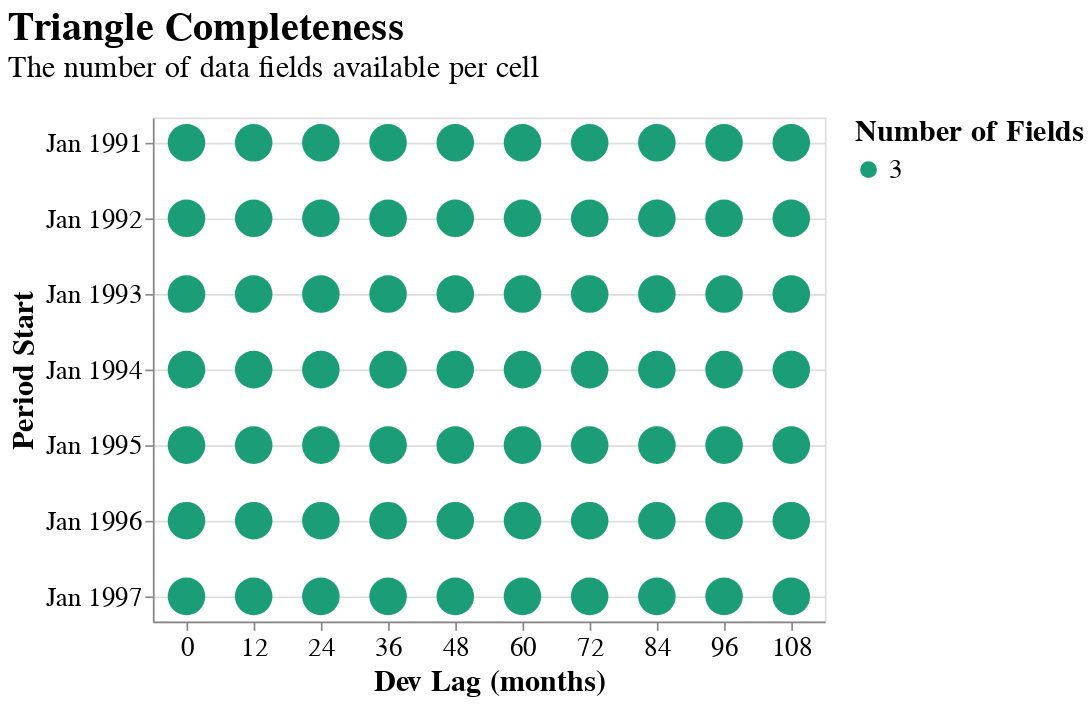

Notebook source saved alongside this figure:
### Code cell
recent_tri = meyers.clip(min_period=date(1991, 1, 1))
recent_tri.plot_data_completeness()

### Figure 1 — Vega-Lite specification as saved in the notebook (floating-point values rounded to 4 significant figures)
{"autosize": {"contains": "content", "resize": true}, "config": {"style": {"group-title": {"fontSize": 24}, "group-subtitle": {"fontSize": 18}, "guide-label": {"fontSize": 16, "font": "sans-serif"}, "guide-title": {"fontSize": 18, "font": "sans-serif"}}, "mark": {"color": "#1f8fff"}, "title": {"anchor": "start", "offset": 20}, "legend": {"orient": "right", "titleAnchor": "start", "layout": {"direction": "vertical"}, "labelFontSize": 16.0, "titleFontSize": 18.0}, "axis": {"labelFontSize": 16.0, "titleFontSize": 18.0}}, "data": {"values": [{"period_start": "1991-01-01T00:00:00", "period_end": "1991-12-31T00:00:00", "evaluation_date": "1991-12-31T00:00:00", "dev_lag": 0.0, "Number of Fields": 3, "Fields": "Paid Loss ($1,657,000), Reported Loss ($2,305,000), Earned Premium ($5,165,000)"}, {"period_start": "1991-01-01T00:00:00", "period_end": "1991-12-31T00:00:00", "evaluation_date": "1992-12-31T00:00:00", "dev_lag": 12.0, "Number of Fields": 3, "Fields": "Paid Loss ($2,685,000), Reported Loss ($3,473,000), Earned Premium ($5,165,000)"}, {"period_start": "1991-01-01T00:00:00", "period_end": "1991-12-31T00:00:00", "evaluation_date": "1993-12-31T00:00:00", "dev_lag": 24.0, "Number of Fields": 3, "Fields": "Paid Loss ($3,169,000), Reported Loss ($3,713,000), Earned Premium ($5,165,000)"}, {"period_start": "1991-01-01T00:00:00", "period_end": "1991-12-31T00:00:00", "evaluation_date": "1994-12-31T00:00:00", "dev_lag": 36.0, "Number of Fields": 3, "Fields": "Paid Loss ($3,600,000), Reported Loss ($4,018,000), Earned Premium ($5,165,000)"}, {"period_start": "1991-01-01T00:00:00", "period_end": "1991-12-31T00:00:00", "evaluation_date": "1995-12-31T00:00:00", "dev_lag": 48.0, "Number of Fields": 3, "Fields": "Paid Loss ($3,900,000), Reported Loss ($4,295,000), Earned Premium ($5,165,000)"}, {"period_start": "1991-01-01T00:00:00", "period_end": "1991-12-31T00:00:00", "evaluation_date": "1996-12-31T00:00:00", "dev_lag": 60.0, "Number of Fields": 3, "Fields": "Paid Loss ($4,320,000), Reported Loss ($4,334,000), Earned Premium ($5,165,000)"}, {"period_start": "1991-01-01T00:00:00", "period_end": "1991-12-31T00:00:00", "evaluation_date": "1997-12-31T00:00:00", "dev_lag": 72.0, "Number of Fields": 3, "Fields": "Paid Loss ($4,332,000), Reported Loss ($4,343,000), Earned Premium ($5,165,000)"}, {"period_start": "1991-01-01T00:00:00", "period_end": "1991-12-31T00:00:00", "evaluation_date": "1998-12-31T00:00:00", "dev_lag": 84.0, "Number of Fields": 3, "Fields": "Paid Loss ($4,338,000), Reported Loss ($4,340,000), Earned Premium ($5,165,000)"}, {"period_start": "1991-01-01T00:00:00", "period_end": "1991-12-31T00:00:00", "evaluation_date": "1999-12-31T00:00:00", "dev_lag": 96.0, "Number of Fields": 3, "Fields": "Paid Loss ($4,341,000), Reported Loss ($4,342,000), Earned Premium ($5,165,000)"}, {"period_start": "1991-01-01T00:00:00", "period_end": "1991-12-31T00:00:00", "evaluation_date": "2000-12-31T00:00:00", "dev_lag": 108.0, "Number of Fields": 3, "Fields": "Paid Loss ($4,341,000), Reported Loss ($4,341,000), Earned Premium ($5,165,000)"}, {"period_start": "1992-01-01T00:00:00", "period_end": "1992-12-31T00:00:00", "evaluation_date": "1992-12-31T00:00:00", "dev_lag": 0.0, "Number of Fields": 3, "Fields": "Paid Loss ($932,000), Reported Loss ($1,832,000), Earned Premium ($5,214,000)"}, {"period_start": "1992-01-01T00:00:00", "period_end": "1992-12-31T00:00:00", "evaluation_date": "1993-12-31T00:00:00", "dev_lag": 12.0, "Number of Fields": 3, "Fields": "Paid Loss ($1,940,000), Reported Loss ($2,625,000), Earned Premium ($5,214,000)"}, {"period_start": "1992-01-01T00:00:00", "period_end": "1992-12-31T00:00:00", "evaluation_date": "1994-12-31T00:00:00", "dev_lag": 24.0, "Number of Fields": 3, "Fields": "Paid Loss ($2,626,000), Reported Loss ($3,086,000), Earned Premium ($5,214,000)"}, {"period_start": "1992-01-01T00:00:00", "period_end": "1992-12-31T00:00:00", "evaluation_date": "1995-12-31T00:00:00", "dev_lag": 36.0, "Number of Fields": 3, "Fields": "Paid Loss ($3,332,000), Reported Loss ($3,493,000), Earned Premium ($5,214,000)"}, {"period_start": "1992-01-01T00:00:00", "period_end": "1992-12-31T00:00:00", "evaluation_date": "1996-12-31T00:00:00", "dev_lag": 48.0, "Number of Fields": 3, "Fields": "Paid Loss ($3,368,000), Reported Loss ($3,521,000), Earned Premium ($5,214,000)"}, {"period_start": "1992-01-01T00:00:00", "period_end": "1992-12-31T00:00:00", "evaluation_date": "1997-12-31T00:00:00", "dev_lag": 60.0, "Number of Fields": 3, "Fields": "Paid Loss ($3,491,000), Reported Loss ($3,563,000), Earned Premium ($5,214,000)"}, {"period_start": "1992-01-01T00:00:00", "period_end": "1992-12-31T00:00:00", "evaluation_date": "1998-12-31T00:00:00", "dev_lag": 72.0, "Number of Fields": 3, "Fields": "Paid Loss ($3,531,000), Reported Loss ($3,542,000), Earned Premium ($5,214,000)"}, {"period_start": "1992-01-01T00:00:00", "period_end": "1992-12-31T00:00:00", "evaluation_date": "1999-12-31T00:00:00", "dev_lag": 84.0, "Number of Fields": 3, "Fields": "Paid Loss ($3,540,000), Reported Loss ($3,541,000), Earned Premium ($5,214,000)"}, {"period_start": "1992-01-01T00:00:00", "period_end": "1992-12-31T00:00:00", "evaluation_date": "2000-12-31T00:00:00", "dev_lag": 96.0, "Number of Fields": 3, "Fields": "Paid Loss ($3,540,000), Reported Loss ($3,541,000), Earned Premium ($5,214,000)"}, {"period_start": "1992-01-01T00:00:00", "period_end": "1992-12-31T00:00:00", "evaluation_date": "2001-12-31T00:00:00", "dev_lag": 108.0, "Number of Fields": 3, "Fields": "Paid Loss ($3,583,000), Reported Loss ($3,587,000), Earned Premium ($5,214,000)"}, {"period_start": "1993-01-01T00:00:00", "period_end": "1993-12-31T00:00:00", "evaluation_date": "1993-12-31T00:00:00", "dev_lag": 0.0, "Number of Fields": 3, "Fields": "Paid Loss ($1,162,000), Reported Loss ($2,289,000), Earned Premium ($5,230,000)"}, {"period_start": "1993-01-01T00:00:00", "period_end": "1993-12-31T00:00:00", "evaluation_date": "1994-12-31T00:00:00", "dev_lag": 12.0, "Number of Fields": 3, "Fields": "Paid Loss ($2,402,000), Reported Loss ($3,160,000), Earned Premium ($5,230,000)"}, {"period_start": "1993-01-01T00:00:00", "period_end": "1993-12-31T00:00:00", "evaluation_date": "1995-12-31T00:00:00", "dev_lag": 24.0, "Number of Fields": 3, "Fields": "Paid Loss ($2,799,000), Reported Loss ($3,154,000), Earned Premium ($5,230,000)"}, {"period_start": "1993-01-01T00:00:00", "period_end": "1993-12-31T00:00:00", "evaluation_date": "1996-12-31T00:00:00", "dev_lag": 36.0, "Number of Fields": 3, "Fields": "Paid Loss ($2,996,000), Reported Loss ($3,204,000), Earned Premium ($5,230,000)"}, {"period_start": "1993-01-01T00:00:00", "period_end": "1993-12-31T00:00:00", "evaluation_date": "1997-12-31T00:00:00", "dev_lag": 48.0, "Number of Fields": 3, "Fields": "Paid Loss ($3,034,000), Reported Loss ($3,190,000), Earned Premium ($5,230,000)"}, {"period_start": "1993-01-01T00:00:00", "period_end": "1993-12-31T00:00:00", "evaluation_date": "1998-12-31T00:00:00", "dev_lag": 60.0, "Number of Fields": 3, "Fields": "Paid Loss ($3,042,000), Reported Loss ($3,206,000), Earned Premium ($5,230,000)"}, {"period_start": "1993-01-01T00:00:00", "period_end": "1993-12-31T00:00:00", "evaluation_date": "1999-12-31T00:00:00", "dev_lag": 72.0, "Number of Fields": 3, "Fields": "Paid Loss ($3,230,000), Reported Loss ($3,351,000), Earned Premium ($5,230,000)"}, {"period_start": "1993-01-01T00:00:00", "period_end": "1993-12-31T00:00:00", "evaluation_date": "2000-12-31T00:00:00", "dev_lag": 84.0, "Number of Fields": 3, "Fields": "Paid Loss ($3,238,000), Reported Loss ($3,289,000), Earned Premium ($5,230,000)"}, {"period_start": "1993-01-01T00:00:00", "period_end": "1993-12-31T00:00:00", "evaluation_date": "2001-12-31T00:00:00", "dev_lag": 96.0, "Number of Fields": 3, "Fields": "Paid Loss ($3,241,000), Reported Loss ($3,267,000), Earned Premium ($5,230,000)"}, {"period_start": "1993-01-01T00:00:00", "period_end": "1993-12-31T00:00:00", "evaluation_date": "2002-12-31T00:00:00", "dev_lag": 108.0, "Number of Fields": 3, "Fields": "Paid Loss ($3,268,000), Reported Loss ($3,268,000), Earned Premium ($5,230,000)"}, {"period_start": "1994-01-01T00:00:00", "period_end": "1994-12-31T00:00:00", "evaluation_date": "1994-12-31T00:00:00", "dev_lag": 0.0, "Number of Fields": 3, "Fields": "Paid Loss ($1,478,000), Reported Loss ($2,881,000), Earned Premium ($4,992,000)"}, {"period_start": "1994-01-01T00:00:00", "period_end": "1994-12-31T00:00:00", "evaluation_date": "1995-12-31T00:00:00", "dev_lag": 12.0, "Number of Fields": 3, "Fields": "Paid Loss ($2,980,000), Reported Loss ($4,254,000), Earned Premium ($4,992,000)"}, {"period_start": "1994-01-01T00:00:00", "period_end": "1994-12-31T00:00:00", "evaluation_date": "1996-12-31T00:00:00", "dev_lag": 24.0, "Number of Fields": 3, "Fields": "Paid Loss ($3,945,000), Reported Loss ($4,841,000), Earned Premium ($4,992,000)"}, {"period_start": "1994-01-01T00:00:00", "period_end": "1994-12-31T00:00:00", "evaluation_date": "1997-12-31T00:00:00", "dev_lag": 36.0, "Number of Fields": 3, "Fields": "Paid Loss ($4,714,000), Reported Loss ($5,176,000), Earned Premium ($4,992,000)"}, {"period_start": "1994-01-01T00:00:00", "period_end": "1994-12-31T00:00:00", "evaluation_date": "1998-12-31T00:00:00", "dev_lag": 48.0, "Number of Fields": 3, "Fields": "Paid Loss ($5,462,000), Reported Loss ($5,551,000), Earned Premium ($4,992,000)"}, {"period_start": "1994-01-01T00:00:00", "period_end": "1994-12-31T00:00:00", "evaluation_date": "1999-12-31T00:00:00", "dev_lag": 60.0, "Number of Fields": 3, "Fields": "Paid Loss ($5,680,000), Reported Loss ($5,689,000), Earned Premium ($4,992,000)"}, {"period_start": "1994-01-01T00:00:00", "period_end": "1994-12-31T00:00:00", "evaluation_date": "2000-12-31T00:00:00", "dev_lag": 72.0, "Number of Fields": 3, "Fields": "Paid Loss ($5,682,000), Reported Loss ($5,683,000), Earned Premium ($4,992,000)"}, {"period_start": "1994-01-01T00:00:00", "period_end": "1994-12-31T00:00:00", "evaluation_date": "2001-12-31T00:00:00", "dev_lag": 84.0, "Number of Fields": 3, "Fields": "Paid Loss ($5,683,000), Reported Loss ($5,688,000), Earned Premium ($4,992,000)"}, {"period_start": "1994-01-01T00:00:00", "period_end": "1994-12-31T00:00:00", "evaluation_date": "2002-12-31T00:00:00", "dev_lag": 96.0, "Number of Fields": 3, "Fields": "Paid Loss ($5,684,000), Reported Loss ($5,684,000), Earned Premium ($4,992,000)"}, {"period_start": "1994-01-01T00:00:00", "period_end": "1994-12-31T00:00:00", "evaluation_date": "2003-12-31T00:00:00", "dev_lag": 108.0, "Number of Fields": 3, "Fields": "Paid Loss ($5,684,000), Reported Loss ($5,684,000), Earned Premium ($4,992,000)"}, {"period_start": "1995-01-01T00:00:00", "period_end": "1995-12-31T00:00:00", "evaluation_date": "1995-12-31T00:00:00", "dev_lag": 0.0, "Number of Fields": 3, "Fields": "Paid Loss ($1,240,000), Reported Loss ($2,849,000), Earned Premium ($5,466,000)"}, {"period_start": "1995-01-01T00:00:00", "period_end": "1995-12-31T00:00:00", "evaluation_date": "1996-12-31T00:00:00", "dev_lag": 12.0, "Number of Fields": 3, "Fields": "Paid Loss ($2,080,000), Reported Loss ($2,956,000), Earned Premium ($5,466,000)"}, {"period_start": "1995-01-01T00:00:00", "period_end": "1995-12-31T00:00:00", "evaluation_date": "1997-12-31T00:00:00", "dev_lag": 24.0, "Number of Fields": 3, "Fields": "Paid Loss ($2,607,000), Reported Loss ($3,382,000), Earned Premium ($5,466,000)"}, {"period_start": "1995-01-01T00:00:00", "period_end": "1995-12-31T00:00:00", "evaluation_date": "1998-12-31T00:00:00", "dev_lag": 36.0, "Number of Fields": 3, "Fields": "Paid Loss ($3,080,000), Reported Loss ($3,755,000), Earned Premium ($5,466,000)"}, {"period_start": "1995-01-01T00:00:00", "period_end": "1995-12-31T00:00:00", "evaluation_date": "1999-12-31T00:00:00", "dev_lag": 48.0, "Number of Fields": 3, "Fields": "Paid Loss ($3,678,000), Reported Loss ($4,148,000), Earned Premium ($5,466,000)"}, {"period_start": "1995-01-01T00:00:00", "period_end": "1995-12-31T00:00:00", "evaluation_date": "2000-12-31T00:00:00", "dev_lag": 60.0, "Number of Fields": 3, "Fields": "Paid Loss ($4,002,000), Reported Loss ($4,123,000), Earned Premium ($5,466,000)"}, {"period_start": "1995-01-01T00:00:00", "period_end": "1995-12-31T00:00:00", "evaluation_date": "2001-12-31T00:00:00", "dev_lag": 72.0, "Number of Fields": 3, "Fields": "Paid Loss ($4,117,000), Reported Loss ($4,126,000), Earned Premium ($5,466,000)"}, {"period_start": "1995-01-01T00:00:00", "period_end": "1995-12-31T00:00:00", "evaluation_date": "2002-12-31T00:00:00", "dev_lag": 84.0, "Number of Fields": 3, "Fields": "Paid Loss ($4,125,000), Reported Loss ($4,127,000), Earned Premium ($5,466,000)"}, {"period_start": "1995-01-01T00:00:00", "period_end": "1995-12-31T00:00:00", "evaluation_date": "2003-12-31T00:00:00", "dev_lag": 96.0, "Number of Fields": 3, "Fields": "Paid Loss ($4,128,000), Reported Loss ($4,128,000), Earned Premium ($5,466,000)"}, {"period_start": "1995-01-01T00:00:00", "period_end": "1995-12-31T00:00:00", "evaluation_date": "2004-12-31T00:00:00", "dev_lag": 108.0, "Number of Fields": 3, "Fields": "Paid Loss ($4,128,000), Reported Loss ($4,128,000), Earned Premium ($5,466,000)"}, {"period_start": "1996-01-01T00:00:00", "period_end": "1996-12-31T00:00:00", "evaluation_date": "1996-12-31T00:00:00", "dev_lag": 0.0, "Number of Fields": 3, "Fields": "Paid Loss ($1,326,000), Reported Loss ($2,541,000), Earned Premium ($5,226,000)"}, {"period_start": "1996-01-01T00:00:00", "period_end": "1996-12-31T00:00:00", "evaluation_date": "1997-12-31T00:00:00", "dev_lag": 12.0, "Number of Fields": 3, "Fields": "Paid Loss ($2,412,000), Reported Loss ($3,307,000), Earned Premium ($5,226,000)"}, {"period_start": "1996-01-01T00:00:00", "period_end": "1996-12-31T00:00:00", "evaluation_date": "1998-12-31T00:00:00", "dev_lag": 24.0, "Number of Fields": 3, "Fields": "Paid Loss ($3,367,000), Reported Loss ($3,789,000), Earned Premium ($5,226,000)"}, {"period_start": "1996-01-01T00:00:00", "period_end": "1996-12-31T00:00:00", "evaluation_date": "1999-12-31T00:00:00", "dev_lag": 36.0, "Number of Fields": 3, "Fields": "Paid Loss ($3,843,000), Reported Loss ($3,973,000), Earned Premium ($5,226,000)"}, {"period_start": "1996-01-01T00:00:00", "period_end": "1996-12-31T00:00:00", "evaluation_date": "2000-12-31T00:00:00", "dev_lag": 48.0, "Number of Fields": 3, "Fields": "Paid Loss ($3,965,000), Reported Loss ($4,031,000), Earned Premium ($5,226,000)"}, {"period_start": "1996-01-01T00:00:00", "period_end": "1996-12-31T00:00:00", "evaluation_date": "2001-12-31T00:00:00", "dev_lag": 60.0, "Number of Fields": 3, "Fields": "Paid Loss ($4,127,000), Reported Loss ($4,157,000), Earned Premium ($5,226,000)"}, {"period_start": "1996-01-01T00:00:00", "period_end": "1996-12-31T00:00:00", "evaluation_date": "2002-12-31T00:00:00", "dev_lag": 72.0, "Number of Fields": 3, "Fields": "Paid Loss ($4,133,000), Reported Loss ($4,143,000), Earned Premium ($5,226,000)"}, {"period_start": "1996-01-01T00:00:00", "period_end": "1996-12-31T00:00:00", "evaluation_date": "2003-12-31T00:00:00", "dev_lag": 84.0, "Number of Fields": 3, "Fields": "Paid Loss ($4,141,000), Reported Loss ($4,142,000), Earned Premium ($5,226,000)"}, {"period_start": "1996-01-01T00:00:00", "period_end": "1996-12-31T00:00:00", "evaluation_date": "2004-12-31T00:00:00", "dev_lag": 96.0, "Number of Fields": 3, "Fields": "Paid Loss ($4,142,000), Reported Loss ($4,144,000), Earned Premium ($5,226,000)"}, {"period_start": "1996-01-01T00:00:00", "period_end": "1996-12-31T00:00:00", "evaluation_date": "2005-12-31T00:00:00", "dev_lag": 108.0, "Number of Fields": 3, "Fields": "Paid Loss ($4,144,000), Reported Loss ($4,144,000), Earned Premium ($5,226,000)"}, {"period_start": "1997-01-01T00:00:00", "period_end": "1997-12-31T00:00:00", "evaluation_date": "1997-12-31T00:00:00", "dev_lag": 0.0, "Number of Fields": 3, "Fields": "Paid Loss ($1,413,000), Reported Loss ($2,203,000), Earned Premium ($4,962,000)"}, {"period_start": "1997-01-01T00:00:00", "period_end": "1997-12-31T00:00:00", "evaluation_date": "1998-12-31T00:00:00", "dev_lag": 12.0, "Number of Fields": 3, "Fields": "Paid Loss ($2,683,000), Reported Loss ($2,934,000), Earned Premium ($4,962,000)"}, {"period_start": "1997-01-01T00:00:00", "period_end": "1997-12-31T00:00:00", "evaluation_date": "1999-12-31T00:00:00", "dev_lag": 24.0, "Number of Fields": 3, "Fields": "Paid Loss ($3,173,000), Reported Loss ($3,608,000), Earned Premium ($4,962,000)"}, {"period_start": "1997-01-01T00:00:00", "period_end": "1997-12-31T00:00:00", "evaluation_date": "2000-12-31T00:00:00", "dev_lag": 36.0, "Number of Fields": 3, "Fields": "Paid Loss ($3,674,000), Reported Loss ($3,977,000), Earned Premium ($4,962,000)"}, {"period_start": "1997-01-01T00:00:00", "period_end": "1997-12-31T00:00:00", "evaluation_date": "2001-12-31T00:00:00", "dev_lag": 48.0, "Number of Fields": 3, "Fields": "Paid Loss ($3,805,000), Reported Loss ($4,040,000), Earned Premium ($4,962,000)"}, {"period_start": "1997-01-01T00:00:00", "period_end": "1997-12-31T00:00:00", "evaluation_date": "2002-12-31T00:00:00", "dev_lag": 60.0, "Number of Fields": 3, "Fields": "Paid Loss ($4,005,000), Reported Loss ($4,121,000), Earned Premium ($4,962,000)"}, {"period_start": "1997-01-01T00:00:00", "period_end": "1997-12-31T00:00:00", "evaluation_date": "2003-12-31T00:00:00", "dev_lag": 72.0, "Number of Fields": 3, "Fields": "Paid Loss ($4,020,000), Reported Loss ($4,147,000), Earned Premium ($4,962,000)"}, {"period_start": "1997-01-01T00:00:00", "period_end": "1997-12-31T00:00:00", "evaluation_date": "2004-12-31T00:00:00", "dev_lag": 84.0, "Number of Fields": 3, "Fields": "Paid Loss ($4,095,000), Reported Loss ($4,155,000), Earned Premium ($4,962,000)"}, {"period_start": "1997-01-01T00:00:00", "period_end": "1997-12-31T00:00:00", "evaluation_date": "2005-12-31T00:00:00", "dev_lag": 96.0, "Number of Fields": 3, "Fields": "Paid Loss ($4,132,000), Reported Loss ($4,183,000), Earned Premium ($4,962,000)"}, {"period_start": "1997-01-01T00:00:00", "period_end": "1997-12-31T00:00:00", "evaluation_date": "2006-12-31T00:00:00", "dev_lag": 108.0, "Number of Fields": 3, "Fields": "Paid Loss ($4,139,000), Reported Loss ($4,181,000), Earned Premium ($4,962,000)"}]}, "mark": {"type": "circle", "opacity": 1, "size": 500.0}, "encoding": {"color": {"condition": {"param": "param_15", "field": "Number of Fields", "scale": {"scheme": "dark2"}, "type": "nominal"}, "value": "lightgray"}, "tooltip": [{"field": "period_start", "title": "Period Start", "type": "temporal"}, {"field": "period_end", "title": "Period End", "type": "temporal"}, {"field": "evaluation_date", "title": "Evaluation Date", "type": "temporal"}, {"field": "dev_lag", "title": "Dev Lag (months)", "type": "nominal"}, {"field": "Fields", "type": "nominal"}], "x": {"axis": {"labelAngle": 0}, "field": "dev_lag", "scale": {"zero": true}, "title": "Dev Lag (months)", "type": "nominal"}, "y": {"field": "period_start", "scale": {"padding": 15, "reverse": true}, "timeUnit": "yearmonth", "title": "Period Start", "type": "temporal"}}, "height": 300, "params": [{"name": "param_15", "select": {"type": "point"}}, {"name": "param_16", "select": {"type": "interval", "encodings": ["x", "y"]}, "bind": "scales"}], "title": {"text": "Triangle Completeness", "subtitle": "The number of data fields available per cell"}, "width": 400, "$schema": "https://vega.github.io/schema/vega-lite/v5.20.1.json"}
